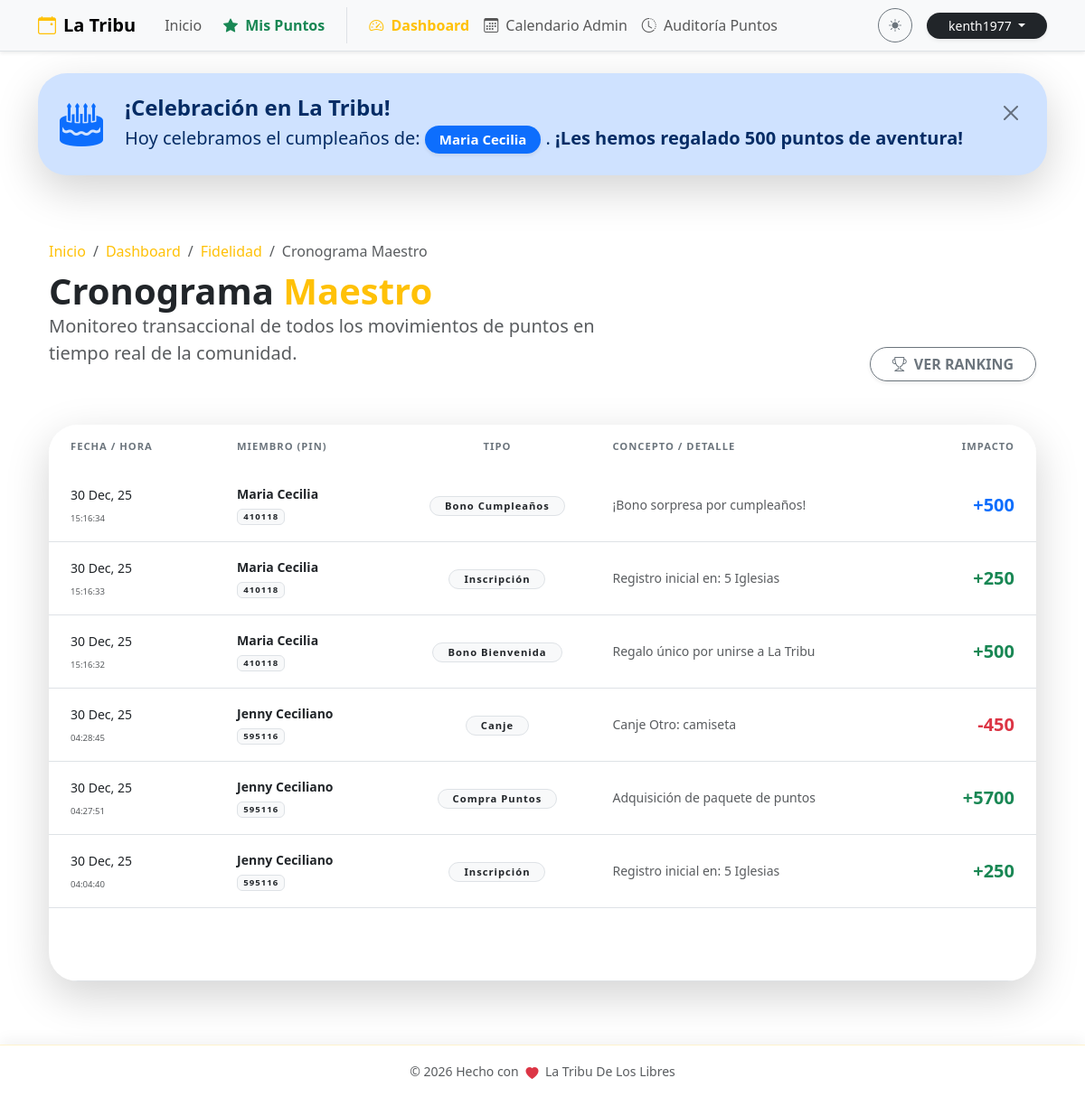
Before: /admin/puntos/cronograma (signed in) with the older database file.
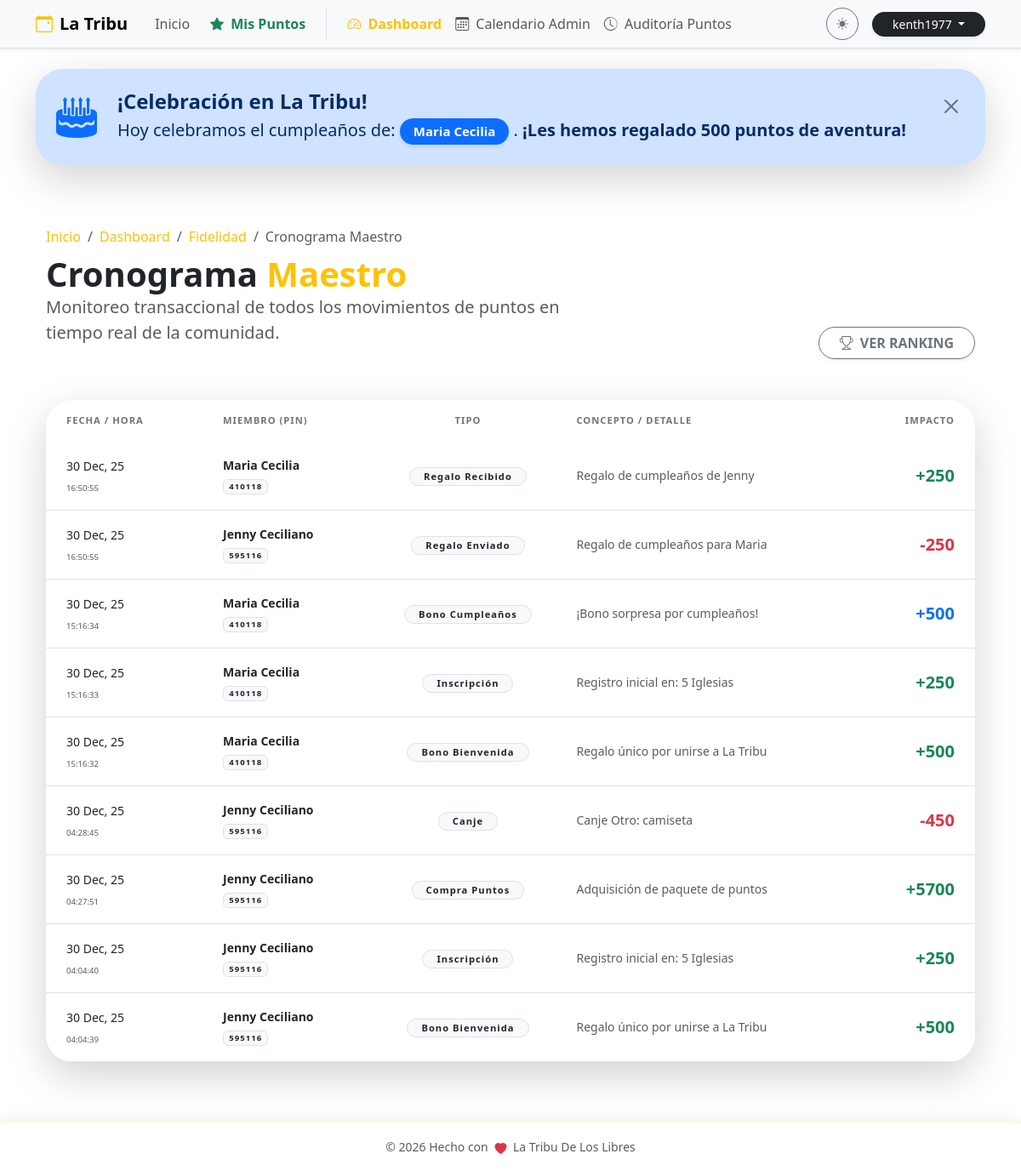
After: the same page with the newer database file.
### db.py (models this page shows, shortened)
class Member(db.Model):
    __tablename__ = 'member'
    id = db.Column(db.Integer, primary_key=True)
    pin = db.Column(db.String(10), unique=True, nullable=False)
    nombre = db.Column(db.String(100), nullable=False)
    apellido1 = db.Column(db.String(100), nullable=False)
    apellido2 = db.Column(db.String(100))
    telefono = db.Column(db.String(20))
    birth_date = db.Column(db.Date)
    puntos_totales = db.Column(db.Integer, default=0)
    ultimo_regalo_bday = db.Column(db.Integer, default=0)
    bookings = db.relationship('Booking', backref='member', lazy=True, cascade="all, delete-orphan")
    point_logs = db.relationship('PointLog', backref='member', lazy=True, cascade="all, delete-orphan")

class PointLog(db.Model):
    __tablename__ = 'point_log'
    id = db.Column(db.Integer, primary_key=True)
    member_id = db.Column(db.Integer, db.ForeignKey('member.id'), nullable=False)
    transaction_type = db.Column(db.String(50), nullable=False)
    description = db.Column(db.String(200))
    amount = db.Column(db.Integer, nullable=False)
    created_at = db.Column(db.DateTime, default=datetime.utcnow)
    booking_id = db.Column(db.Integer, db.ForeignKey('booking.id'), nullable=True)
    is_penalized = db.Column(db.Boolean, default=False)  # Si el movimiento fue penalizado
    penalty_reason = db.Column(db.String(200), nullable=True)  # Razón de la penalización

### puntos.py (the view)
@puntos_bp.route('/cronograma')
@login_required
def cronograma_total():
    if not current_user.is_superuser:
        abort(403)
    raw_logs = PointLog.query.order_by(PointLog.created_at.desc()).limit(200).all()
    formatted_logs = [_formatear_log(log) for log in raw_logs]
    return render_template('puntos.html',
                         logs=formatted_logs,
                         selected_member=None,
                         is_global_schedule=True)

### app.py (called while the page is built)
@login_manager.user_loader
def load_user(user_id):
    try:
        return User.query.get(int(user_id))
    except (TypeError, ValueError, Exception):
        return None

### templates/puntos.html (shortened to what the changed rows need)
{% extends "base.html" %}
{% block content %}
<div class="container py-4">
    <div class="row mb-5 align-items-end animate__animated animate__fadeIn">
        <div class="col-md-7">
            <h1 class="display-6 fw-bold mb-0">
                {% if is_global_schedule %}
                    Cronograma <span class="text-warning">Maestro</span>
                {% elif selected_member %}
                    Estado de Cuenta: <span class="text-warning">{{ selected_member.nombre }}</span>
                {% else %}
                    Portal de <span class="text-warning">Fidelidad</span>
                {% endif %}
            </h1>
        </div>
    </div>
    {% if is_global_schedule %}
    <div class="card border-0 shadow-lg rounded-5 overflow-hidden animate__animated animate__fadeIn">
        <div class="card-body p-0">
            <div class="table-responsive">
                <table class="table table-hover align-middle mb-0">
                    <thead class="bg-body-tertiary">
                        <tr>
                            <th class="border-0 px-4 py-3 text-secondary x-small fw-bold text-uppercase">Fecha / Hora</th>
                            <th class="border-0 py-3 text-secondary x-small fw-bold text-uppercase">Miembro (PIN)</th>
                            <th class="border-0 py-3 text-secondary x-small fw-bold text-uppercase text-center">Tipo</th>
                            <th class="border-0 py-3 text-secondary x-small fw-bold text-uppercase">Concepto / Detalle</th>
                            <th class="border-0 py-3 text-secondary x-small fw-bold text-uppercase text-end pe-4">Impacto</th>
                        </tr>
                    </thead>
                    <tbody>
                        {% if logs %}
                            {% for log in logs %}
                            <tr class="animate__animated animate__fadeIn" style="animation-delay: {{ loop.index0 * 0.05 }}s">
                                <td class="px-4 py-3">
                                    <span class="fw-medium small text-body">{{ log.fecha.strftime('%d %b, %y') }}</span><br>
                                    <small class="text-muted" style="font-size: 0.6rem;">{{ log.fecha.strftime('%H:%M:%S') }}</small>
                                </td>
                                <td>
                                    <div class="fw-bold text-body small">{{ log.member }}</div>
                                    <span class="badge bg-light text-dark border x-small" style="font-size: 0.6rem;">{{ log.pin }}</span>
                                </td>
                                <td class="text-center">
                                    <span class="badge bg-light text-dark border px-3 py-1 rounded-pill x-small fw-bold">{{ log.tipo }}</span>
                                </td>
                                <td class="small text-muted">{{ log.detalle }}</td>
                                <td class="text-end pe-4">
                                    <span class="fw-bold fs-5 {{ log.color }}">
                                        {% if log.monto > 0 %}+{% endif %}{{ log.monto }}
                                    </span>
                                </td>
                            </tr>
                            {% endfor %}
                        {% endif %}
                    </tbody>
                </table>
            </div>
        </div>
    </div>
    {% endif %}
</div>
{% endblock %}

### templates/base.html (shortened to what the changed rows need)
<!DOCTYPE html>
<html lang="es" data-bs-theme="light">
<head>
    <link href="https://cdn.jsdelivr.net/npm/bootstrap@5.3.2/dist/css/bootstrap.min.css" rel="stylesheet">
    <link rel="stylesheet" href="https://cdn.jsdelivr.net/npm/bootstrap-icons@1.11.1/font/bootstrap-icons.css">
    <link rel="stylesheet" href="https://cdnjs.cloudflare.com/ajax/libs/animate.css/4.1.1/animate.min.css"/>
</head>
<body>
    <main class="container py-4">
        {% if birthdays_today %}
        <div class="alert alert-primary alert-dismissible fade show border-0 shadow-lg rounded-5 mb-5 animate__animated animate__bounceIn" role="alert">
            <div class="d-flex align-items-center p-2">
                <div>
                    <p class="mb-0 fs-5">
                        Hoy celebramos el cumpleaños de:
                        {% for m in birthdays_today %}
                        <span class="badge bg-primary text-white px-3 py-2 rounded-pill shadow-sm">{{ m.nombre }} {{ m.apellido1 }}</span>{{ ", " if not loop.last }}
                        {% endfor %}.
                        <span class="fw-bold">¡Les hemos regalado 500 puntos de aventura!</span>
                    </p>
                </div>
            </div>
        </div>
        {% endif %}
        {% block content %}{% endblock %}
    </main>
</body>
</html>

Changed rows visible on the page:
added PointLog: fecha "30 Dec, 25", fecha "16:50:55", tipo "Regalo Recibido", detalle "Regalo de cumpleaños de Jenny"
added PointLog: fecha "30 Dec, 25", fecha "16:50:55", tipo "Regalo Enviado", detalle "Regalo de cumpleaños para Maria", monto "-250"
now on this page (row unchanged): PointLog: fecha "30 Dec, 25", fecha "04:04:39", tipo "Bono Bienvenida", detalle "Regalo único por unirse a La Tribu", monto "500"
Other visible differences:
new list line: "Maria Cecilia + 250"
new list line: "410118"
new list line: "Jenny Ceciliano"
new list line: "595116"
new list line: "Jenny Ceciliano +"
